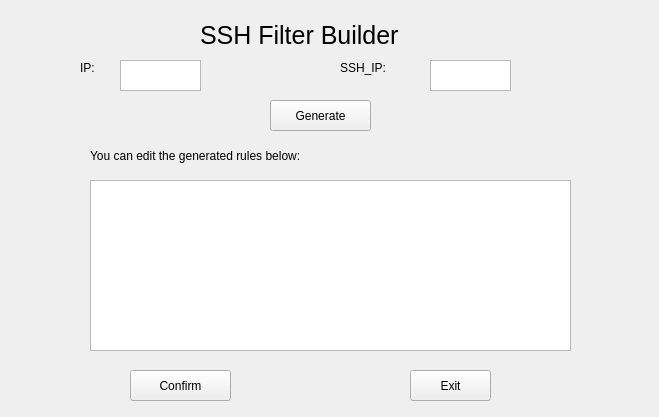
<?xml version="1.0" encoding="UTF-8"?>
<ui version="4.0">
 <class>FilterBuilder</class>
 <widget class="QWidget" name="FilterBuilder">
  <property name="geometry">
   <rect>
    <x>0</x>
    <y>0</y>
    <width>659</width>
    <height>417</height>
   </rect>
  </property>
  <property name="windowTitle">
   <string>Form</string>
  </property>
  <widget class="QTextBrowser" name="inner_rule">
   <property name="geometry">
    <rect>
     <x>90</x>
     <y>180</y>
     <width>481</width>
     <height>171</height>
    </rect>
   </property>
   <property name="readOnly">
    <bool>false</bool>
   </property>
  </widget>
  <widget class="QLabel" name="label">
   <property name="geometry">
    <rect>
     <x>200</x>
     <y>10</y>
     <width>251</width>
     <height>51</height>
    </rect>
   </property>
   <property name="styleSheet">
    <string notr="true">font-size: 25px;
</string>
   </property>
   <property name="text">
    <string>SSH Filter Builder</string>
   </property>
  </widget>
  <widget class="QPushButton" name="confirm_button">
   <property name="geometry">
    <rect>
     <x>130</x>
     <y>370</y>
     <width>101</width>
     <height>31</height>
    </rect>
   </property>
   <property name="text">
    <string>Confirm</string>
   </property>
  </widget>
  <widget class="QPushButton" name="exit_button">
   <property name="geometry">
    <rect>
     <x>410</x>
     <y>370</y>
     <width>81</width>
     <height>31</height>
    </rect>
   </property>
   <property name="text">
    <string>Exit</string>
   </property>
  </widget>
  <widget class="QLabel" name="label_2">
   <property name="geometry">
    <rect>
     <x>90</x>
     <y>140</y>
     <width>421</width>
     <height>31</height>
    </rect>
   </property>
   <property name="text">
    <string>You can edit the generated rules below:</string>
   </property>
  </widget>
  <widget class="QTextBrowser" name="IP_text">
   <property name="geometry">
    <rect>
     <x>120</x>
     <y>60</y>
     <width>81</width>
     <height>31</height>
    </rect>
   </property>
   <property name="readOnly">
    <bool>false</bool>
   </property>
  </widget>
  <widget class="QLabel" name="label_3">
   <property name="geometry">
    <rect>
     <x>80</x>
     <y>60</y>
     <width>31</width>
     <height>16</height>
    </rect>
   </property>
   <property name="text">
    <string>IP:</string>
   </property>
  </widget>
  <widget class="QLabel" name="label_4">
   <property name="geometry">
    <rect>
     <x>340</x>
     <y>60</y>
     <width>71</width>
     <height>16</height>
    </rect>
   </property>
   <property name="text">
    <string>SSH_IP:</string>
   </property>
  </widget>
  <widget class="QTextBrowser" name="SSH_IP_text">
   <property name="geometry">
    <rect>
     <x>430</x>
     <y>60</y>
     <width>81</width>
     <height>31</height>
    </rect>
   </property>
   <property name="readOnly">
    <bool>false</bool>
   </property>
  </widget>
  <widget class="QPushButton" name="generate_button">
   <property name="geometry">
    <rect>
     <x>270</x>
     <y>100</y>
     <width>101</width>
     <height>31</height>
    </rect>
   </property>
   <property name="text">
    <string>Generate</string>
   </property>
  </widget>
 </widget>
 <resources/>
 <connections/>
</ui>
